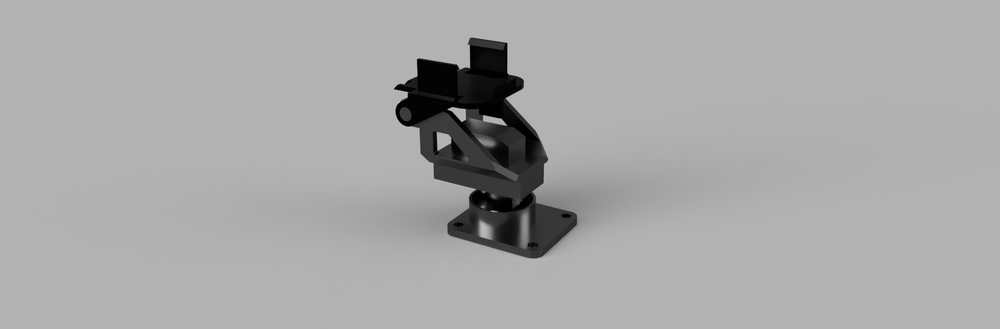
#> input picture CAD/Pan-Tilt images/Pan-Tilt_2026-Sep-01_02-47-19PM-000_CustomizedView13473589848.png, 1000 x 329 px, shrunk from 1920 x 632 before the run, given in place of the camera
$ python TargetDetector.py
#> lines starting #> are read from the running program, lines starting #| are printed output that depends on the picture; after the words box and inside, x2 and y2 are one past the last pixel; in counts of white or black regions, pixels touching at a corner belong together
import cv2
import numpy as np


class TargetDetector:
    """An image processing class for UAV autonomous locking and color tracking."""

    def __init__(self, lower_hsv, upper_hsv, deadzone_size=120):
#> further down, frame is the input picture: shape (329, 1000, 3); mean B, G, R 167.9, 167.9, 167.9
        self.lower_hsv = np.array(lower_hsv)
        self.upper_hsv = np.array(upper_hsv)

        self.deadzone_size = deadzone_size

    def process_frame(self, frame):
        """Processes the live frame from the camera; rotates the target coordinates, orientation, and the processed image."""
        h, w, _ = frame.shape
#> h = 329; w = 1000

        screen_center_x = w // 2
#> screen_center_x = 500
        screen_center_y = h // 2
#> screen_center_y = 164

        hsv_frame = cv2.cvtColor(frame, cv2.COLOR_BGR2HSV)
#> hsv_frame: shape (329, 1000, 3); mean H, S, V 0.6, 0, 167.9

        mask = cv2.inRange(hsv_frame, self.lower_hsv, self.upper_hsv)
#> mask: shape (329, 1000); every value is 0

        contours, _ = cv2.findContours(mask, cv2.RETR_TREE, cv2.CHAIN_APPROX_SIMPLE)
#> contours = []

        target_center = None
        direction = "NO TARGET"

        for contour in contours:
            # To filter out noise, we only process images where the object is larger than 500 pixels
            if cv2.contourArea(contour) > 500:
                x, y, box_w, box_h = cv2.boundingRect(contour)

                # --- STEP 1: CALCULATING THE CENTER OF THE TARGET ---
                cx = x + (box_w // 2)
                cy = y + (box_h // 2)
                target_center = (cx, cy)

                cv2.rectangle(frame, (x, y), (x + box_w, y + box_h), (0, 255, 0), 2)

                cv2.circle(frame, (cx, cy), 5, (0, 0, 255), -1)

                # --- STEP 2: CALCULATING THE DEADZONE AND DIRECTION COMMAND ---
                delta_x = cx - screen_center_x
                delta_y = cy - screen_center_y

                half_dz = self.deadzone_size // 2

                # If the offset on the X and Y axes is outside the dead zone, we generate a direction command
                if abs(delta_x) > half_dz or abs(delta_y) > half_dz:
                    direction_parts = []
                    if delta_y < -half_dz:
                        direction_parts.append("TO UP")
                    elif delta_y > half_dz:
                        direction_parts.append("TO DOWN")

                    if delta_x < -half_dz:
                        direction_parts.append("TO LEFT")
                    elif delta_x > half_dz:
                        direction_parts.append("TO RIGHT")

                    direction = " / ".join(direction_parts)
                else:
                    direction = "LOCKED"

                # We display the target coordinates and the UAV command on the screen
                cv2.putText(
                    frame,
                    f"Target: ({cx}, {cy})",
                    (x, y - 10),
                    cv2.FONT_HERSHEY_SIMPLEX,
                    0.5,
                    (0, 255, 0),
                    2,
                )
                break
#> this loop made 0 passes

        # --- STEP 3: DRAWING THE SCREEN CENTER AND DEADZONE ---
        cv2.line(
            frame,
            (screen_center_x - 15, screen_center_y),
            (screen_center_x + 15, screen_center_y),
            (200, 200, 200),
            1,
        )
#> frame: shape (329, 1000, 3); 0.01% of pixels changed, all inside (x1, y1, x2, y2) = (485, 164, 516, 165)
        cv2.line(
            frame,
            (screen_center_x, screen_center_y - 15),
            (screen_center_x, screen_center_y + 15), (200, 200, 200),
            1,
        )
#> frame: shape (329, 1000, 3); mean B, G, R 167.9, 167.9, 167.9

        dz_top_left = (
            screen_center_x - self.deadzone_size // 2,
            screen_center_y - self.deadzone_size // 2,
        )
#> dz_top_left = (450, 114)
        dz_bottom_right = (
            screen_center_x + self.deadzone_size // 2,
            screen_center_y + self.deadzone_size // 2,
        )
#> dz_bottom_right = (550, 214)
        cv2.rectangle(frame, dz_top_left, dz_bottom_right, (150, 150, 150), 1)

        color_code = (0, 255, 0) if "KILITLENDI" in direction else (0, 165, 255)
        cv2.putText(
            frame,
            f"IHA Komut: {direction}",
            (20, 40),
            cv2.FONT_HERSHEY_SIMPLEX,
            0.7,
            color_code,
            2,
        )
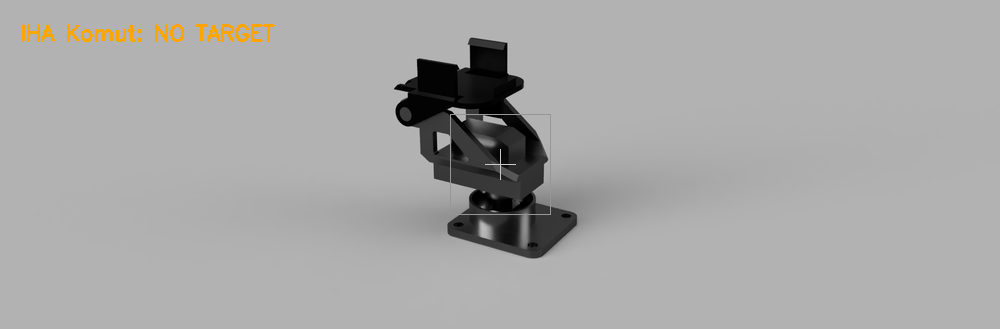
#> frame: shape (329, 1000, 3); mean B, G, R 167, 167.9, 168.4

        return frame, target_center, direction


# ==================== TO USE / TEST BLOCK ====================
if __name__ == "__main__":
    LOWER_BLUE = [100, 150, 50]
    UPPER_BLUE = [140, 255, 255]

    detector = TargetDetector(
        lower_hsv=LOWER_BLUE, upper_hsv=UPPER_BLUE, deadzone_size=100
    )

    cap = cv2.VideoCapture(0)

    while True:
        ret, frame = cap.read()
        if not ret:
            break

        # We process the square by calling our class's main method
        processed_frame, center, cmd = detector.process_frame(frame)
#> cmd = 'NO TARGET'

        # We display the processed image on the screen
        cv2.imshow("UAV Autonomous Target Tracking Module", processed_frame)

        if cv2.waitKey(1) & 0xFF == ord("q"):
#> (key q is pressed here)
            break

    cap.release()
    cv2.destroyAllWindows()

$ run again, on CAD/Pan-Tilt images/Pan-Tilt_2026-Sep-01_02-48-39PM-000_CustomizedView22833931687.png
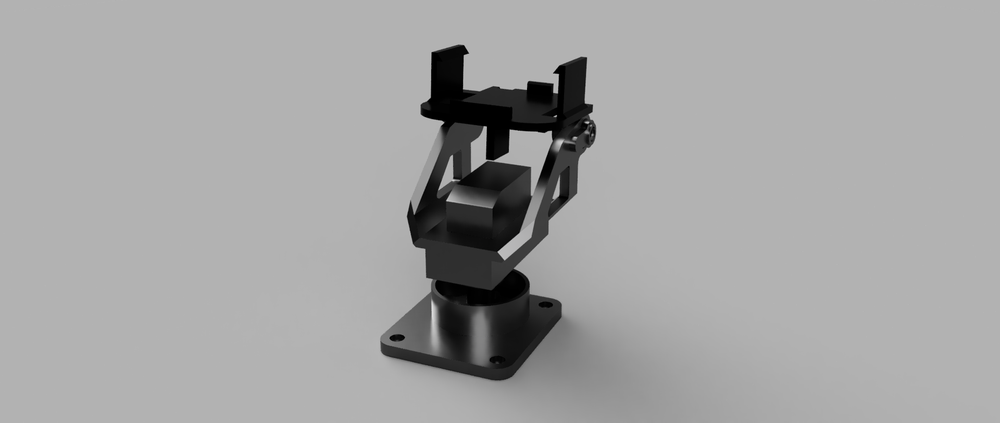
#> input picture CAD/Pan-Tilt images/Pan-Tilt_2026-Sep-01_02-48-39PM-000_CustomizedView22833931687.png, 1000 x 423 px, shrunk from 1920 x 813 before the run, given in place of the camera
#> frame is the input picture: shape (423, 1000, 3); mean B, G, R 163.5, 163.5, 163.5
#> hsv_frame: shape (423, 1000, 3); mean H, S, V 0.8, 0, 163.5
#> mask: shape (423, 1000); every value is 0
#> contours = []
#> in process_frame, `cv2.putText( frame, f"IHA Komut: {direction}", (20, 40), cv2.FONT_HERS..`:
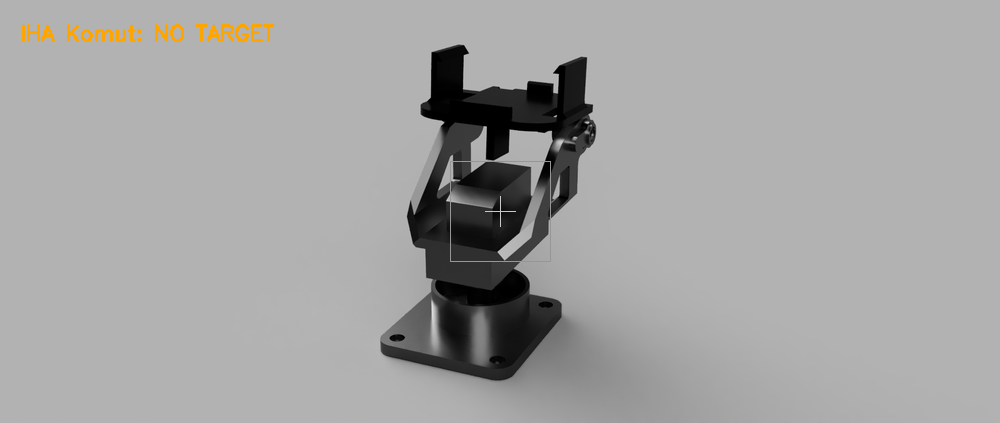
#> frame: shape (423, 1000, 3); mean B, G, R 162.8, 163.5, 163.8
#> cmd = 'NO TARGET'

$ run again, on CAD/Pan-Tilt images/Pan-Tilt_2026-Sep-01_02-51-31PM-000_CustomizedView20551346368.png
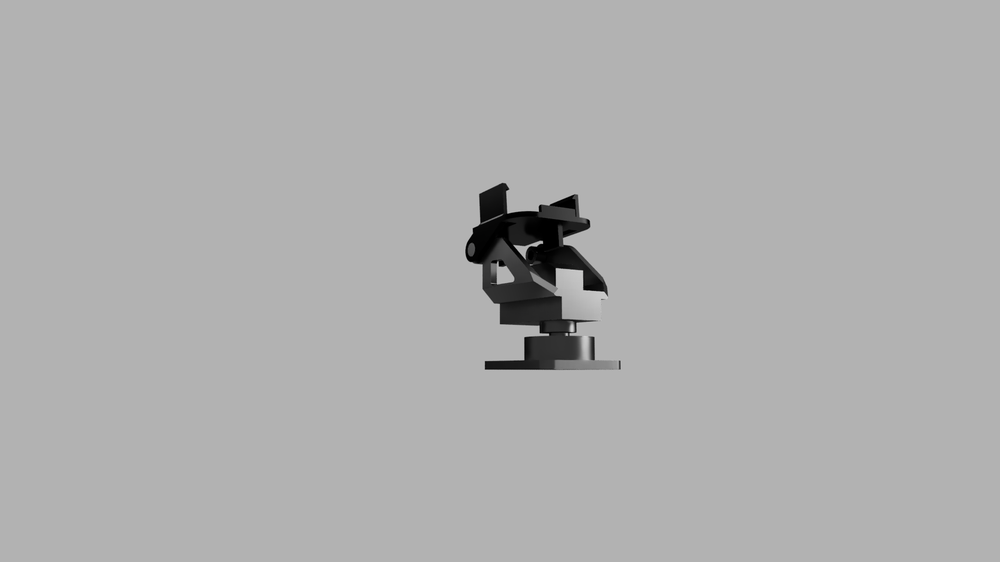
#> input picture CAD/Pan-Tilt images/Pan-Tilt_2026-Sep-01_02-51-31PM-000_CustomizedView20551346368.png, 1000 x 562 px, shrunk from 1920 x 1080 before the run, given in place of the camera
#> frame is the input picture: shape (562, 1000, 3); mean B, G, R 174.4, 174.4, 174.4
#> hsv_frame: shape (562, 1000, 3); mean H, S, V 0.1, 0, 174.4
#> mask: shape (562, 1000); every value is 0
#> contours = []
#> in process_frame, `cv2.putText( frame, f"IHA Komut: {direction}", (20, 40), cv2.FONT_HERS..`:
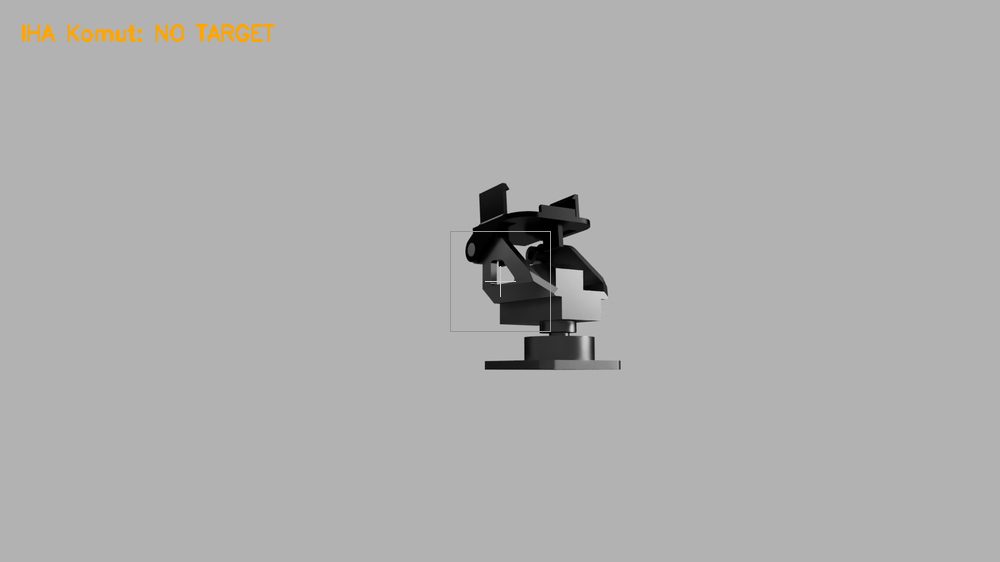
#> frame: shape (562, 1000, 3); mean B, G, R 173.9, 174.4, 174.7
#> cmd = 'NO TARGET'
